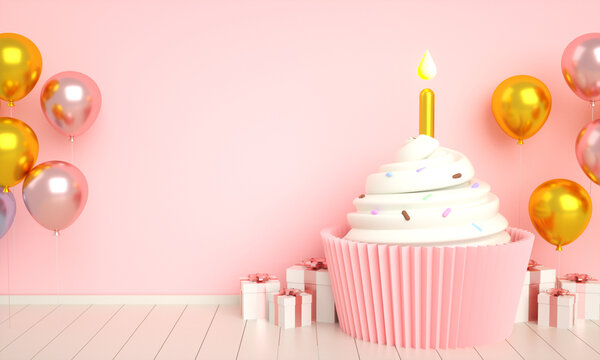
#> input picture images/BDay/BG.png, 600 x 360 px, found by its file name
$ python Final.py   (older library calls are emulated)
#> lines starting #> are read from the running program, lines starting #| are printed output that depends on the picture
from PIL import Image, ImageDraw, ImageFont

# Event Selection
event = int(input("Select 1 for Birthday and 2 for Work Anniversary: "))
#> the answer given: 1

# STEP 1
def overlay_transparent(BG_Step1, DP_Image, Output_Step1, target_height_percent=0.6, center_coords=(0,0)):
#> called with BG_Step1 = 'images\\BDay\\BG.png', DP_Image = 'Potraits\\120Image-removebg-preview.png', Output_Step1 = 'Output\\STEP1.png', target_height_percent = 0.6, center_coords = (0, 0)
  bg_image = Image.open(BG_Step1)
#> bg_image is the input picture: PIL image 600x360 RGB; mean R, G, B 248.5, 204.9, 193
  dp_image = Image.open(DP_Image).convert("RGBA")  # Convert to RGBA for alpha channel
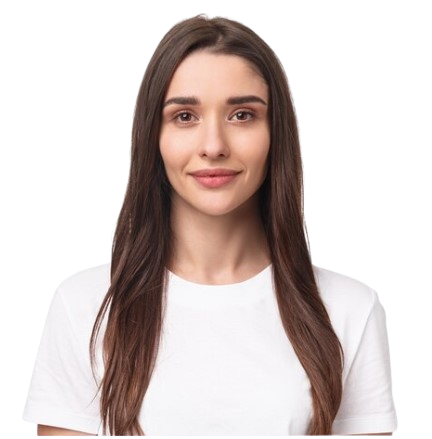
#> input picture Potraits/120Image-removebg-preview.png, 432 x 439 px, found by its file name
#> dp_image is the input picture: PIL image 432x439 RGBA; mean R, G, B, A 90.9, 79.8, 77, 130.6

  if event == 1:
      center_coords=(159, 220)
      target_height_percent=0.7
  else:
      center_coords=(1347, 464)
      target_height_percent=0.5

  # Get background image size
  bg_width, bg_height = bg_image.size
#> bg_width = 600; bg_height = 360

  # Calculate target height for DP image
  target_dp_height = int(bg_height * target_height_percent)
#> target_dp_height = 251

  # Resize DP image maintaining aspect ratio
  dp_width, dp_height = dp_image.size
#> dp_width = 432; dp_height = 439
  aspect_ratio = dp_width / dp_height
#> aspect_ratio = 0.984
  new_dp_width = int(target_dp_height * aspect_ratio)
#> new_dp_width = 246
  dp_image = dp_image.resize((new_dp_width, target_dp_height))
#> dp_image: PIL image 246x251 RGBA

  # Calculate position for centered placement
  x_offset = center_coords[0] - int(new_dp_width / 2)
#> x_offset = 36
  y_offset = center_coords[1] - int(target_dp_height / 2)
#> y_offset = 95

  # Create a mask from the alpha channel of the DP image
  mask = dp_image.getchannel('A')
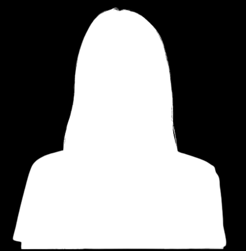
#> mask: PIL image 246x251 L; min 0, max 255, mean 130.6

  # Paste the resized and centered DP image onto the background image using the mask
  bg_image.paste(dp_image, (x_offset, y_offset), mask=mask)
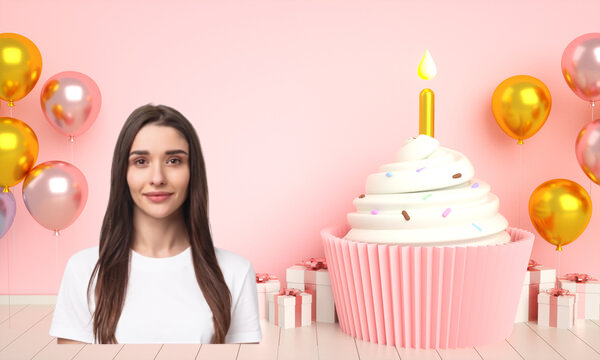
#> bg_image: PIL image 600x360 RGB; mean R, G, B 237.2, 195.2, 183.1

  # Save the resulting image
  bg_image.save(Output_Step1)

  print("STEP 1, DP on BG Successfull")

# Example usage
if event == 1:
    BG_Step1 = "images\\BDay\\BG.png"
else:
    BG_Step1 = "images\\WDay\\BG.png"
DP_Image = "Potraits\\120Image-removebg-preview.png"
Output_Step1 = "Output\\STEP1.png"

overlay_transparent(BG_Step1, DP_Image, Output_Step1)
print("Overlayed DP image on background image successfully!")

# ----------------------------------------------------------

# STEP 2
def overlay_on_existing(BG_Step2, Event_Path, Output_Step2, coordinates=(0, 0), resize_factor=0.5):
#> called with BG_Step2 = 'Output\\STEP1.png', Event_Path = 'images\\BDay\\OV.png', Output_Step2 = 'Output\\STEP2.png', coordinates = (60, 5), resize_factor = 0.5
  existing_image = Image.open(BG_Step2).convert("RGBA")  # Convert for alpha channel compatibility
  overlay_image = Image.open(Event_Path).convert("RGBA")
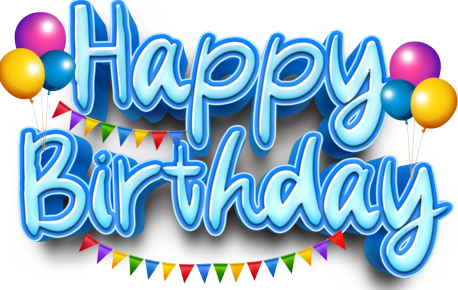
#> input picture images/BDay/OV.png, 458 x 290 px, found by its file name
#> overlay_image is the input picture: PIL image 458x290 RGBA; mean R, G, B, A 149.1, 179.3, 203.6, 173.9

  if event == 1:
    # coordinates = (60,5)
    resize_factor = 0.4
  else:
    # coordinates = (200,5)
    resize_factor = 1.1

  # Get existing image size
  existing_width, existing_height = existing_image.size
#> existing_width = 600; existing_height = 360

  # Resize overlay image proportionally
  overlay_width, overlay_height = overlay_image.size
#> overlay_width = 458; overlay_height = 290
  new_overlay_width = int(overlay_width * resize_factor)
#> new_overlay_width = 183
  new_overlay_height = int(overlay_height * (new_overlay_width / overlay_width))  # Maintain aspect ratio
#> new_overlay_height = 115
  overlay_image = overlay_image.resize((new_overlay_width, new_overlay_height))
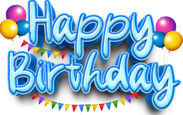
#> overlay_image: PIL image 183x115 RGBA; mean R, G, B, A 113.3, 143.2, 167.2, 173.7; transparent parts drawn white

  # Paste the resized overlay image with specified coordinates and mask
  existing_image.paste(overlay_image, coordinates, mask=overlay_image.getchannel('A'))
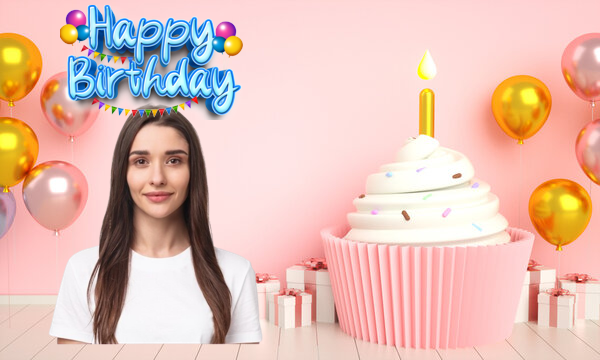
#> existing_image: PIL image 600x360 RGBA; mean R, G, B, A 228, 191.5, 181.7, 254; transparent parts drawn white

  # Save the resulting image
  existing_image.save(Output_Step2)

  print("STEP 2, Event on BG Successfull")

# Example usage
BG_Step2 = "Output\\STEP1.png"
if event == 1:
    Event_Path = "images\\BDay\\OV.png"
    coordinates = (60,5)
else:
    Event_Path = "images\\WDay\\OV.png"
    coordinates = (1120,730)
Output_Step2 = "Output\\STEP2.png"

overlay_on_existing(BG_Step2, Event_Path, Output_Step2, coordinates)
print("Successfully created final image with overlay!")

# ------------------------------------------------------------

# STEP 3 Pre-Req
import pandas as pd

#> (the run stopped early here; a loop or call above may not have finished)
